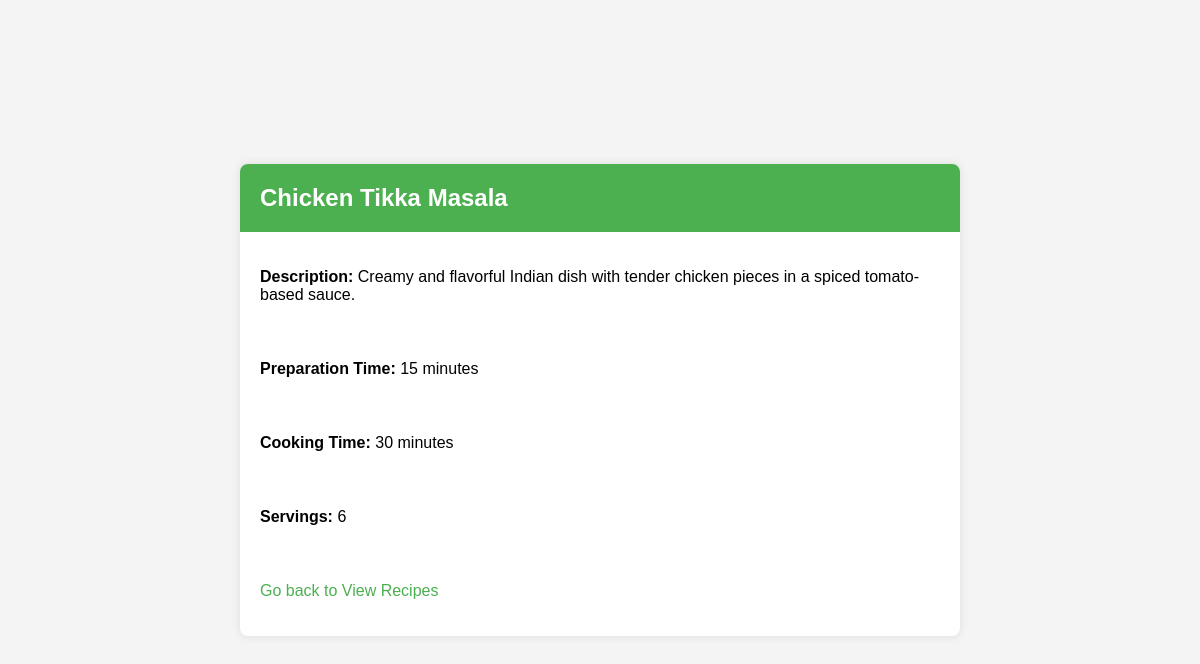
The page /recipe_details.php?id=2 on the database its author committed.
### tables this page shows
CREATE TABLE `recipes` (
  `recipe_id` int(11) NOT NULL,
  `title` varchar(255) NOT NULL,
  `description` text DEFAULT NULL,
  `preparation_time` int(11) DEFAULT NULL,
  `cooking_time` int(11) DEFAULT NULL,
  `servings` int(11) DEFAULT NULL,
  `created_at` timestamp NOT NULL DEFAULT current_timestamp(),
  `is_featured` tinyint(1) DEFAULT 0
);

### recipe_details.php (the view, shortened to what this page needs)
<!DOCTYPE html>
<html lang="en">
<head>
</head>
<body>
<div class="container">
    <?php
    include 'db_conn.php';
    if (isset($_GET['id'])) {
        $recipeId = $_GET['id'];
        $sql = "SELECT * FROM recipes WHERE recipe_id = $recipeId";
        $result = $conn->query($sql);
        if ($result->num_rows > 0) {
            $row = $result->fetch_assoc();
            echo "<h2>{$row['title']}</h2>";
            echo "<p><strong>Description:</strong> {$row['description']}</p>";
            echo "<p><strong>Preparation Time:</strong> {$row['preparation_time']} minutes</p>";
            echo "<p><strong>Cooking Time:</strong> {$row['cooking_time']} minutes</p>";
            echo "<p><strong>Servings:</strong> {$row['servings']}</p>";
        } else {
            echo "Recipe not found.";
        }
    } else {
        echo "Invalid recipe ID.";
    }
    ?>
    <p><a href="view_recipes.php">Go back to View Recipes</a></p>
</div>
</body>
</html>

### recipe_details.php (style rules this page uses)
body { font-family: 'Arial', sans-serif; background-color: #f4f4f4; margin: 0; padding: 0; display: flex; justify-content: center; align-items: center; height: 100vh; }
.container { width: 60%; max-width: 800px; margin: 20px; background-color: #fff; border-radius: 8px; box-shadow: 0 0 10px rgba(0, 0, 0, 0.1); overflow: hidden; }
h2 { background-color: #4caf50; color: white; padding: 20px; margin: 0; }
p { padding: 20px; }
a { text-decoration: none; color: #4caf50; }

### rows shown on the page
recipes: title "Chicken Tikka Masala", description "Creamy and flavorful Indian dish with tender chicken pieces in a spiced tomato-based sauce.", preparation_time "15", cooking_time "30", servings "6"
